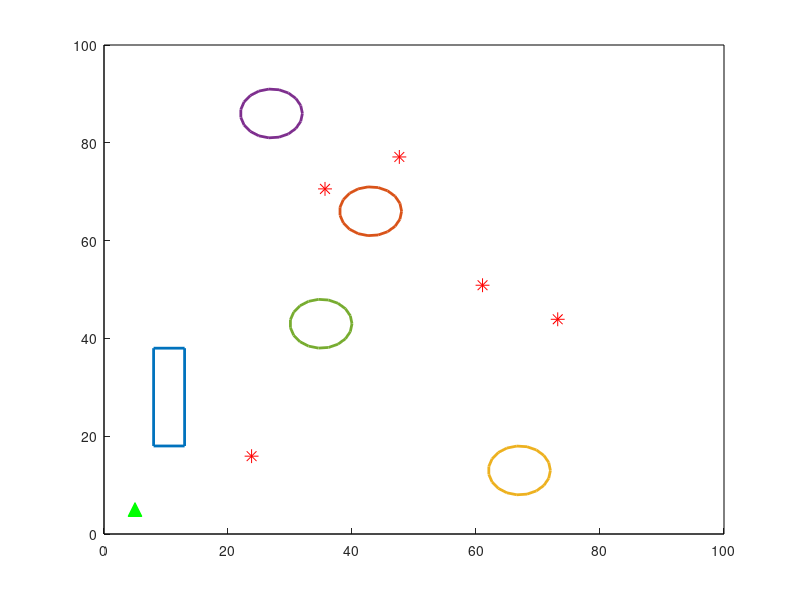

MATLAB code for this plot: (Note: this script raises an error after producing the figure.)
function genRndScene()
%%% randomly generate scenarios for simulation
% Chang Liu 8/6/16
% parameters to tune:
% s_pos: starting position of the human
% shape_set: the set of obstacles shapes
% obs_num: total number of obstacles
% tar_num: total number of targets
% max_spd_set: the maximum speed of the human between a pair of obstacles

clc;
clear all;

% basic setup
fld_cor = [0,0,100,100]; % size of the field [xmin,ymin,xmax,ymax]
s_pos = [5;5]; % starting position of the human

%% define obstacle
% define basic obstacle shapes
% {'r',[w,h]}: rectangle with horizontal size a (width) and vertical size b
% (height).
% {'c',a}: circle with radius a
shape_set = {{'r',[5,20]},{'r',[20,5]},{'r',[5,30]},{'c',5}}; 

% generate obstacle positions
obs_num = 5; % specifiy total number of obstacles
obs_set = cell(obs_num,1); % save info of obstacles
count = 0; % counter for obstacle

while (count < obs_num)
    % randomly generate obstacles until we have the numble of obstacle is obs_num
    shape_idx = randi(length(shape_set),1); % randomly choose a shape
    tmp_shape = shape_set{shape_idx};
    
    % generate position of an obstacle
    tmp_pos = [randi([fld_cor(1),fld_cor(3)],1);randi([fld_cor(2),fld_cor(4)],1)]; 
    if strcmp(tmp_shape{1},'c')        
    % for a circle, the generated position is its center
        radius = tmp_shape{2};
        
        % keep this obstacle if it falls within the field and do not
        % collide with other obstacles. otherwise, generate a new one
        if (tmp_pos(1)+radius <= fld_cor(3)) && (tmp_pos(1)-radius >= fld_cor(1)) ...
                && (tmp_pos(2)+radius <= fld_cor(4)) && (tmp_pos(2)-radius >= fld_cor(2))            
            % if inside the field, check collision then 
            new_shape = {shape_set{shape_idx}{1},shape_set{shape_idx}{2},tmp_pos};
            is_colliding = false;            
            for jj = 1:count                
                other_shape = obs_set{jj};                
                is_colliding = collisionCheck(new_shape,other_shape);
                if is_colliding
                    break;
                end
            end
            if is_colliding
                continue;
            end
            count = count + 1;
            obs_set{count} = new_shape;            
        end
    elseif strcmp(tmp_shape{1},'r')
        % for rectangle, the generated position is its lower-left coordinate
        w = tmp_shape{2}(1);
        h = tmp_shape{2}(2);
        
        % keep this obstacle if it falls within the field and do not
        % collide with other obstacles. otherwise, generate a new one
        if (tmp_pos(1)+w <= fld_cor(3)) && (tmp_pos(2)+h <= fld_cor(4))
            % if inside the field, check collision then   
            new_shape = {shape_set{shape_idx}{1},shape_set{shape_idx}{2},tmp_pos};
            is_colliding = false;
            for jj = 1:count
                other_shape = obs_set{jj};                
                is_colliding = collisionCheck(new_shape,other_shape);
                if is_colliding
                    break;
                end
            end
            if is_colliding
                continue
            end
            count = count + 1;
            obs_set{count} = new_shape;            
        end
    end
end

%% define targets locations
d_margin = 10; % we design the targets to lie within a smaller rectangular area than the whole field: [xmin+d_margin,ymin+d_margin,xmax-d_margin,ymax-d_margin]
tar_area = fld_cor+[d_margin,d_margin,-d_margin,-d_margin];

obs_margin = 3; % the target should be away from the boundaries of obstacles by this margin

% specify target number
tar_num = 5; 
tar_cnt = 1; % counter for target
tar_pos = zeros(2,tar_num); % save targets' positions

while (tar_cnt <= tar_num)
    re_gen = false; % if true, the generated point is inside an obstacle and new regeneration is needed
    
    % generate target position
    tmp_pos = [tar_area(3)-tar_area(1);tar_area(4)-tar_area(2)].*...
        [rand(1);rand(1)]+[tar_area(1);tar_area(2)];
    
    % check if the generated point is in an obstacle
    for ii = 1:obs_num 
        tmp_shape = obs_set{ii};
        if strcmp(tmp_shape{1},'c')
            % for circle, the generated position is its center
            radius = tmp_shape{2};
            if norm(tmp_pos-tmp_shape{3}) <= radius+obs_margin
                re_gen = true;
                break
            end
        elseif strcmp(tmp_shape{1},'r')
            % for rectangle, the generated position is its lower-left coordinate
            w = tmp_shape{2}(1);
            h = tmp_shape{2}(2);
            ll_cor = tmp_shape{3}; % lower-left coordinate
            if (tmp_pos(1) >= ll_cor(1)-obs_margin) && (tmp_pos(2) >= ll_cor(2)-obs_margin) && ...
                    (tmp_pos(1) <= ll_cor(1)+w+obs_margin) && (tmp_pos(2) <= ll_cor(2)+h+obs_margin)
                re_gen = true;
                break
            end
        end
    end
    
    if ~re_gen
        tar_pos(:,tar_cnt) = tmp_pos;
        tar_cnt = tar_cnt + 1;
    end
end
%}

%% draw the scenario
figure
hold on
rectangle('Position',[fld_cor(1),fld_cor(2),fld_cor(3)-fld_cor(1),fld_cor(4)-fld_cor(2)]);

% draw obstacles
delta_ang = linspace(0,2*pi,20);
for ii = 1:obs_num % check if the generated point is in an obstacle
    tmp_shape = obs_set{ii};
    if strcmp(tmp_shape{1},'c')
        % for circle, the generated position is its center
        radius = tmp_shape{2};
        center = tmp_shape{3};
        plot(center(1)+radius*cos(delta_ang),center(2)+radius*sin(delta_ang),'LineWidth',2);
        
    elseif strcmp(tmp_shape{1},'r')
        % for rectangle, the generated position is its lower-left coordinate
        w = tmp_shape{2}(1);
        h = tmp_shape{2}(2);
        ll_cor = tmp_shape{3}; % lower-left coordinate
        all_cor = [ll_cor,ll_cor+[w;0],ll_cor+[w;h],ll_cor+[0;h]];
        plot([all_cor(1,:),all_cor(1,1)],[all_cor(2,:),all_cor(2,1)],'LineWidth',2);
    end
end

% draw targets
for ii = 1:size(tar_pos,2)
    plot(tar_pos(1,ii),tar_pos(2,ii),'r*','MarkerSize',10)
end
%}

%% find feasible path between targets
%
% this code usese RRT* to find a path
hold on
addpath('rrtstar')

max_spd_set = [1,2,1,3,2]; % human speed for each section
dt = 0.5;
samp_t = 0.05;
des_pos = [s_pos,tar_pos]; % human destinations, including his starting position and all target positions
max_iter = 9e3;  % number of points to sample
rand_seed = 30; 

% draw starting position of the human
plot(s_pos(1),s_pos(2),'g^','MarkerSize',10,'MarkerFaceColor','g');

traj = [];
for kk = 1:size(des_pos,2)-1
    fld = struct('fld_cor',fld_cor,'obs_set',{obs_set},'g_pos',des_pos(:,kk+1),...
    's_pos',des_pos(:,kk),'obs_margin',obs_margin);
    
    max_spd = max_spd_set(kk);
    max_step = max_spd*dt;
    
    display(sprintf('max_iter %d',max_iter))
    display(sprintf('rand_seed %d',rand_seed))
    
    is_demo = 0;
    variant = 'Simple2D'; % this class is used for RRT* for a holonomic vehicle
    
    % find a path using RRT*
    result = pathFinder(fld,max_step,max_iter,is_demo,rand_seed,variant);
    traj = [traj,result.opt_path];   
end

% smooth trajectory
traj_s = trajSmoothing(traj);
assignin('base','traj',traj);
assignin('base','traj_s',traj_s);

% change the sampling time to be samp_t = 0.05
traj_dense = [];
ratio = dt/samp_t;
for ii = 1:size(traj_s,2)-1
    pt1 = linspace(traj_s(1,ii),traj_s(1,ii+1),ratio);
    pt2 = linspace(traj_s(2,ii),traj_s(2,ii+1),ratio);
    tmp_traj = [pt1(1:end-1);pt2(1:end-1)];
    traj_dense = [traj_dense,tmp_traj];
end

% draw trajectory
hold on
plot(traj(1,:),traj(2,:),'r')
plot(traj_dense(1,:),traj_dense(2,:),'b')
%}

%% save the scenario
% scenario = struct('fld_cor',fld_cor,'dt',dt,'s_pos',s_pos,'obs_num',obs_num,...
%     'obs_set',{obs_set},'tar_num',tar_num,'tar_pos',tar_pos,...
%     'obs_margin',obs_margin,'samp_t',samp_t,'traj',traj_dense);
% save('scenario.mat','scenario');
end

function is_colliding = collisionCheck(shape1, shape2)
% check if two shapes collide

is_colliding = false;

if strcmp(shape1{1},'r')
    w = shape1{2}(1);
    h = shape1{2}(2);
    xmin1 = shape1{3}(1);
    ymin1 = shape1{3}(2);
    xmax1 = shape1{3}(1)+w;
    ymax1 = shape1{3}(2)+h;
elseif strcmp(shape1{1},'c')
    rad1 = shape1{2};
    center1 = shape1{3};
end

if strcmp(shape2{1},'r')
    w = shape2{2}(1);
    h = shape2{2}(2);
    xmin2 = shape2{3}(1);
    ymin2 = shape2{3}(2);
    xmax2 = shape2{3}(1)+w;
    ymax2 = shape2{3}(2)+h;
elseif strcmp(shape2{1},'c')
    rad2 = shape2{2};
    center2 = shape2{3};
end


if strcmp(shape1{1},'r') && strcmp(shape2{1},'r')
    % two rectangles collide iff xmin1<xmax2 && xmax1>xmin2 &&
    % ymin1 < ymax2 && ymax1 > ymin2
    if (xmin1<xmax2 && xmax1>xmin2 && ymin1 < ymax2 && ymax1 > ymin2)
        % colliding happens
        is_colliding = true;
        return
    end
elseif strcmp(shape1{1},'r') && strcmp(shape2{1},'c')
    % the rectangle collide with a circle iff one of two
    % conditions is statisfied:
    % 1. a further point of the circle along x or y
    % direction is inside the rectangle
    % 2. a vertex of rectangle is inside the circle
    
    % test condition 1
    fur_pts = bsxfun(@plus,center2,[-rad2,0,rad2,0;0,rad2,0,-rad2]);
    tmp_cmp = bsxfun(@lt,[xmin1;ymin1],fur_pts) & bsxfun(@gt,[xmax1;ymax1],fur_pts);
    if ~all(sum(tmp_cmp,2)<2)
        % colliding happens
        is_colliding = true;
        return
    end
    
    % test condition 2
    % corner points of the rectangle
    cor_pts = [xmin1,xmin1,xmax1,xmax1;ymin1,ymax1,ymax1,ymin1];
    % distance to circle center
    tmp_cmp = sum((bsxfun(@minus,cor_pts,center2)).^2,1)-rad2^2;
    if ~all(tmp_cmp > 0)
        % colliding happens
        is_colliding = true;
        return
    end
elseif strcmp(shape1{1},'c') && strcmp(shape2{1},'r')
    % the rectangle collide with a circle iff one of two
    % conditions is statisfied:
    % 1. a further point of the circle along x or y
    % direction is inside the rectangle
    % 2. a vertex of rectangle is inside the circle
    
    % test condition 1
    fur_pts = bsxfun(@plus,center1,[-rad1,0,rad1,0;0,rad1,0,-rad1]);
    tmp_cmp = bsxfun(@lt,[xmin2;ymin2],fur_pts) & bsxfun(@gt,[xmax2;ymax2],fur_pts);
    if ~all(sum(tmp_cmp,2)<2)
        % colliding happens
        is_colliding = true;
        return
    end
    
    % test condition 2
    % corner points of the rectangle
    cor_pts = [xmin2,xmin2,xmax2,xmax2;ymin2,ymax2,ymax2,ymin2];
    % distance to circle center
    tmp_cmp = sum((bsxfun(@minus,cor_pts,center1)).^2,1)-rad1^2;
    if ~all(tmp_cmp > 0)
        % colliding happens
        is_colliding = true;
        return
    end
elseif strcmp(shape1{1},'c') && strcmp(shape2{1},'c')
    if norm(center1-center2) <= rad1+rad2
        % colliding happens
        is_colliding = true;
        return
    end
end
end

function traj_s = trajSmoothing(traj)
    max_num = 20;
    len = size(traj,2);
    t = floor(len/max_num);
    traj_s = [];
    
    for ii = 1:t
        if ii < t
            tmp_pts = traj(:,max_num*(ii-1)+1:max_num*ii);            
        else
            tmp_pts = traj(:,max_num*(ii-1)+1:end);
        end
        % polynomial fitting
        p = polyfit(tmp_pts(1,:),tmp_pts(2,:),3);
        fit_y = polyval(p,tmp_pts(1,:));
        traj_s = [traj_s,[tmp_pts(1,:);fit_y]];
    end
end